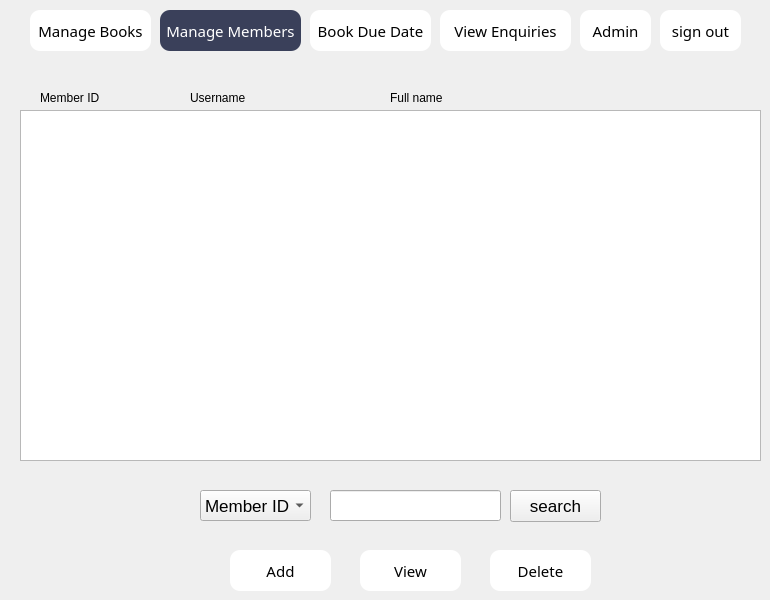
   <widget class="QWidget" name="page_2">
    <widget class="QPushButton" name="books_2">
     <property name="geometry">
      <rect>
       <x>30</x>
       <y>10</y>
       <width>121</width>
       <height>41</height>
      </rect>
     </property>
     <property name="font">
      <font>
       <family>Copperplate</family>
       <pointsize>-1</pointsize>
       <italic>false</italic>
       <bold>false</bold>
      </font>
     </property>
     <property name="cursor">
      <cursorShape>PointingHandCursor</cursorShape>
     </property>
     <property name="styleSheet">
      <string notr="true">QPushButton{
background-color:white;
border-radius:10px;
font:15px;
}

QPushButton:hover {
    background-color:rgb(58, 64, 90);
	color:white;
}
</string>
     </property>
     <property name="text">
      <string>Manage Books</string>
     </property>
    </widget>
    <widget class="QPushButton" name="members_2">
     <property name="geometry">
      <rect>
       <x>160</x>
       <y>10</y>
       <width>141</width>
       <height>41</height>
      </rect>
     </property>
     <property name="font">
      <font>
       <family>Copperplate</family>
       <pointsize>-1</pointsize>
       <italic>false</italic>
       <bold>false</bold>
      </font>
     </property>
     <property name="cursor">
      <cursorShape>PointingHandCursor</cursorShape>
     </property>
     <property name="styleSheet">
      <string notr="true">background-color:rgb(58, 64, 90);
color:white;
border-radius:10px;
font: 15px;</string>
     </property>
     <property name="text">
      <string>Manage Members</string>
     </property>
    </widget>
    <widget class="QPushButton" name="enquiries_2">
     <property name="geometry">
      <rect>
       <x>440</x>
       <y>10</y>
       <width>131</width>
       <height>41</height>
      </rect>
     </property>
     <property name="font">
      <font>
       <family>Copperplate</family>
       <pointsize>-1</pointsize>
       <italic>false</italic>
       <bold>false</bold>
      </font>
     </property>
     <property name="cursor">
      <cursorShape>PointingHandCursor</cursorShape>
     </property>
     <property name="styleSheet">
      <string notr="true">QPushButton{
background-color:white;
border-radius:10px;
font:15px;
}

QPushButton:hover {
    background-color:rgb(58, 64, 90);
	color:white;
}
</string>
     </property>
     <property name="text">
      <string>View Enquiries</string>
     </property>
    </widget>
    <widget class="QPushButton" name="account_2">
     <property name="geometry">
      <rect>
       <x>580</x>
       <y>10</y>
       <width>71</width>
       <height>41</height>
      </rect>
     </property>
     <property name="font">
      <font>
       <family>Copperplate</family>
       <pointsize>-1</pointsize>
       <italic>false</italic>
       <bold>false</bold>
      </font>
     </property>
     <property name="cursor">
      <cursorShape>PointingHandCursor</cursorShape>
     </property>
     <property name="styleSheet">
      <string notr="true">QPushButton{
background-color:white;
border-radius:10px;
font:15px;
}

QPushButton:hover {
    background-color:rgb(58, 64, 90);
	color:white;
}
</string>
     </property>
     <property name="text">
      <string>Admin</string>
     </property>
    </widget>
    <widget class="QPushButton" name="add_2">
     <property name="geometry">
      <rect>
       <x>230</x>
       <y>550</y>
       <width>101</width>
       <height>41</height>
      </rect>
     </property>
     <property name="font">
      <font>
       <family>Copperplate</family>
       <pointsize>-1</pointsize>
       <italic>false</italic>
       <bold>false</bold>
      </font>
     </property>
     <property name="cursor">
      <cursorShape>PointingHandCursor</cursorShape>
     </property>
     <property name="styleSheet">
      <string notr="true">QPushButton{
background-color:white;
border-radius:10px;
font:15px;
}

QPushButton:hover {
    background-color:rgb(58, 64, 90);
	color:white;
}
</string>
     </property>
     <property name="text">
      <string>Add</string>
     </property>
    </widget>
    <widget class="QPushButton" name="del_2">
     <property name="geometry">
      <rect>
       <x>490</x>
       <y>550</y>
       <width>101</width>
       <height>41</height>
      </rect>
     </property>
     <property name="font">
      <font>
       <family>Copperplate</family>
       <pointsize>-1</pointsize>
       <italic>false</italic>
       <bold>false</bold>
      </font>
     </property>
     <property name="cursor">
      <cursorShape>PointingHandCursor</cursorShape>
     </property>
     <property name="styleSheet">
      <string notr="true">QPushButton{
background-color:white;
border-radius:10px;
font:15px;
}

QPushButton:hover {
    background-color:rgb(58, 64, 90);
	color:white;
	border:none;
}</string>
     </property>
     <property name="text">
      <string>Delete</string>
     </property>
    </widget>
    <widget class="QListWidget" name="listWidget_2">
     <property name="enabled">
      <bool>true</bool>
     </property>
     <property name="geometry">
      <rect>
       <x>20</x>
       <y>110</y>
       <width>741</width>
       <height>351</height>
      </rect>
     </property>
     <property name="font">
      <font>
       <family>.AppleSystemUIFont</family>
       <pointsize>15</pointsize>
      </font>
     </property>
     <property name="mouseTracking">
      <bool>false</bool>
     </property>
     <property name="styleSheet">
      <string notr="true">QListWidget::item{
height:35;
}
QListWidget::item:selected{
	background-color: rgb(249,222,201);
	color:black;
}
</string>
     </property>
     <property name="locale">
      <locale language="English" country="NewZealand"/>
     </property>
     <property name="movement">
      <enum>QListView::Free</enum>
     </property>
     <property name="resizeMode">
      <enum>QListView::Adjust</enum>
     </property>
     <property name="spacing">
      <number>0</number>
     </property>
     <property name="modelColumn">
      <number>0</number>
     </property>
     <property name="uniformItemSizes">
      <bool>true</bool>
     </property>
     <property name="batchSize">
      <number>125</number>
     </property>
     <property name="currentRow">
      <number>-1</number>
     </property>
    </widget>
    <widget class="QPushButton" name="viewMebers">
     <property name="geometry">
      <rect>
       <x>360</x>
       <y>550</y>
       <width>101</width>
       <height>41</height>
      </rect>
     </property>
     <property name="font">
      <font>
       <family>Copperplate</family>
       <pointsize>-1</pointsize>
       <italic>false</italic>
       <bold>false</bold>
      </font>
     </property>
     <property name="cursor">
      <cursorShape>PointingHandCursor</cursorShape>
     </property>
     <property name="styleSheet">
      <string notr="true">QPushButton{
background-color:white;
border-radius:10px;
font:15px;
}

QPushButton:hover {
    background-color:rgb(58, 64, 90);
	color:white;
	border:none;
}
</string>
     </property>
     <property name="text">
      <string>View</string>
     </property>
    </widget>
    <widget class="QPushButton" name="signout_2">
     <property name="geometry">
      <rect>
       <x>660</x>
       <y>10</y>
       <width>81</width>
       <height>41</height>
      </rect>
     </property>
     <property name="font">
      <font>
       <family>Copperplate</family>
       <pointsize>-1</pointsize>
       <italic>false</italic>
       <bold>false</bold>
      </font>
     </property>
     <property name="cursor">
      <cursorShape>PointingHandCursor</cursorShape>
     </property>
     <property name="styleSheet">
      <string notr="true">QPushButton{
background-color:white;
border-radius:10px;
font:15px;
}

QPushButton:hover {
    background-color:rgb(58, 64, 90);
	color:white;
}
</string>
     </property>
     <property name="text">
      <string>sign out</string>
     </property>
    </widget>
    <widget class="QLabel" name="label_7">
     <property name="geometry">
      <rect>
       <x>40</x>
       <y>90</y>
       <width>71</width>
       <height>16</height>
      </rect>
     </property>
     <property name="text">
      <string>Member ID</string>
     </property>
    </widget>
    <widget class="QLabel" name="label_8">
     <property name="geometry">
      <rect>
       <x>190</x>
       <y>90</y>
       <width>58</width>
       <height>16</height>
      </rect>
     </property>
     <property name="text">
      <string>Username</string>
     </property>
    </widget>
    <widget class="QLabel" name="label_9">
     <property name="geometry">
      <rect>
       <x>390</x>
       <y>90</y>
       <width>61</width>
       <height>16</height>
      </rect>
     </property>
     <property name="text">
      <string>Full name</string>
     </property>
    </widget>
    <widget class="QPushButton" name="bookStatus_2">
     <property name="geometry">
      <rect>
       <x>310</x>
       <y>10</y>
       <width>121</width>
       <height>41</height>
      </rect>
     </property>
     <property name="font">
      <font>
       <family>Copperplate</family>
       <pointsize>-1</pointsize>
       <italic>false</italic>
       <bold>false</bold>
      </font>
     </property>
     <property name="cursor">
      <cursorShape>PointingHandCursor</cursorShape>
     </property>
     <property name="styleSheet">
      <string notr="true">QPushButton{
background-color:white;
border-radius:10px;
font:15px;
}

QPushButton:hover {
    background-color:rgb(58, 64, 90);
	color:white;
}
</string>
     </property>
     <property name="text">
      <string>Book Due Date</string>
     </property>
    </widget>
    <widget class="QComboBox" name="comboBox_2">
     <property name="geometry">
      <rect>
       <x>200</x>
       <y>490</y>
       <width>111</width>
       <height>31</height>
      </rect>
     </property>
     <property name="font">
      <font>
       <family>.AppleSystemUIFont</family>
       <pointsize>13</pointsize>
      </font>
     </property>
     <item>
      <property name="text">
       <string>Member ID</string>
      </property>
     </item>
     <item>
      <property name="text">
       <string>Username</string>
      </property>
     </item>
    </widget>
    <widget class="QLineEdit" name="search_2">
     <property name="geometry">
      <rect>
       <x>330</x>
       <y>490</y>
       <width>171</width>
       <height>31</height>
      </rect>
     </property>
     <property name="font">
      <font>
       <family>.AppleSystemUIFont</family>
       <pointsize>13</pointsize>
      </font>
     </property>
    </widget>
    <widget class="QPushButton" name="searchBtn_2">
     <property name="geometry">
      <rect>
       <x>510</x>
       <y>490</y>
       <width>91</width>
       <height>32</height>
      </rect>
     </property>
     <property name="font">
      <font>
       <family>.AppleSystemUIFont</family>
       <pointsize>13</pointsize>
      </font>
     </property>
     <property name="text">
      <string>search</string>
     </property>
    </widget>
   </widget>
